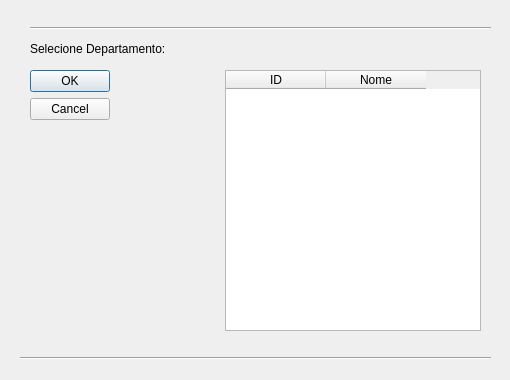
<?xml version="1.0" encoding="UTF-8"?>
<ui version="4.0">
 <class>botaoPesquisaDepartamento</class>
 <widget class="QDialog" name="botaoPesquisaDepartamento">
  <property name="geometry">
   <rect>
    <x>0</x>
    <y>0</y>
    <width>510</width>
    <height>380</height>
   </rect>
  </property>
  <property name="maximumSize">
   <size>
    <width>510</width>
    <height>380</height>
   </size>
  </property>
  <property name="windowTitle">
   <string>Dialog</string>
  </property>
  <widget class="QLabel" name="label">
   <property name="geometry">
    <rect>
     <x>30</x>
     <y>40</y>
     <width>191</width>
     <height>17</height>
    </rect>
   </property>
   <property name="text">
    <string>Selecione Departamento:</string>
   </property>
  </widget>
  <widget class="QWidget" name="layoutWidget">
   <property name="geometry">
    <rect>
     <x>30</x>
     <y>70</y>
     <width>451</width>
     <height>261</height>
    </rect>
   </property>
   <layout class="QHBoxLayout" name="horizontalLayout">
    <item>
     <widget class="QDialogButtonBox" name="buttonBox">
      <property name="orientation">
       <enum>Qt::Vertical</enum>
      </property>
      <property name="standardButtons">
       <set>QDialogButtonBox::Cancel|QDialogButtonBox::Ok</set>
      </property>
     </widget>
    </item>
    <item>
     <spacer name="horizontalSpacer">
      <property name="orientation">
       <enum>Qt::Horizontal</enum>
      </property>
      <property name="sizeHint" stdset="0">
       <size>
        <width>40</width>
        <height>20</height>
       </size>
      </property>
     </spacer>
    </item>
    <item>
     <widget class="QTableWidget" name="tabelaSeleacaoDepartamento">
      <column>
       <property name="text">
        <string>ID</string>
       </property>
      </column>
      <column>
       <property name="text">
        <string>Nome</string>
       </property>
      </column>
     </widget>
    </item>
   </layout>
  </widget>
  <widget class="Line" name="line">
   <property name="geometry">
    <rect>
     <x>20</x>
     <y>350</y>
     <width>471</width>
     <height>16</height>
    </rect>
   </property>
   <property name="orientation">
    <enum>Qt::Horizontal</enum>
   </property>
  </widget>
  <widget class="Line" name="line_2">
   <property name="geometry">
    <rect>
     <x>30</x>
     <y>20</y>
     <width>461</width>
     <height>16</height>
    </rect>
   </property>
   <property name="orientation">
    <enum>Qt::Horizontal</enum>
   </property>
  </widget>
 </widget>
 <resources/>
 <connections>
  <connection>
   <sender>buttonBox</sender>
   <signal>accepted()</signal>
   <receiver>botaoPesquisaDepartamento</receiver>
   <slot>accept()</slot>
   <hints>
    <hint type="sourcelabel">
     <x>248</x>
     <y>254</y>
    </hint>
    <hint type="destinationlabel">
     <x>157</x>
     <y>274</y>
    </hint>
   </hints>
  </connection>
  <connection>
   <sender>buttonBox</sender>
   <signal>rejected()</signal>
   <receiver>botaoPesquisaDepartamento</receiver>
   <slot>reject()</slot>
   <hints>
    <hint type="sourcelabel">
     <x>316</x>
     <y>260</y>
    </hint>
    <hint type="destinationlabel">
     <x>286</x>
     <y>274</y>
    </hint>
   </hints>
  </connection>
 </connections>
</ui>
